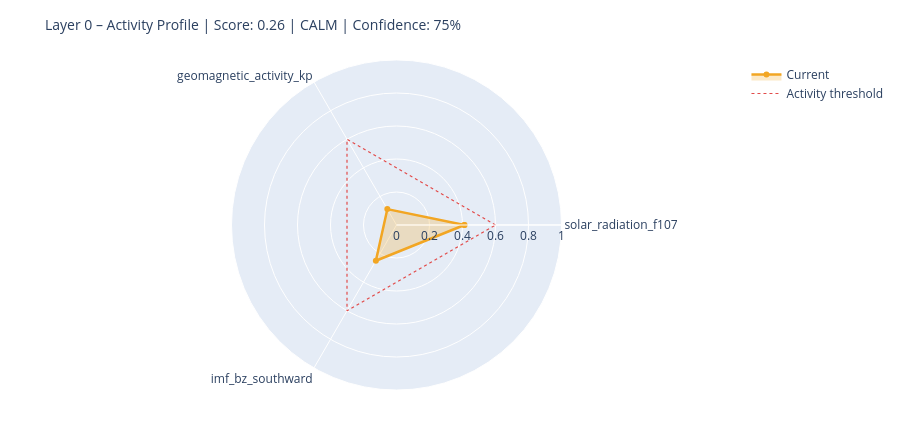

Notebook code for this chart:
### Markdown cell above
---
## 6. State Assessment & Handoff to Layer 1

### Code cell
# ============================================================
# STEP 1 – Collect raw values with source modes
# Mode: 'primary' | 'fallback_3h' | 'last_valid' | 'missing'
# ============================================================

def safe_last(df, col):
    if df is None or col not in df.columns: return None
    s = df[col].dropna()
    return float(s.iloc[-1]) if not s.empty else None

f107_now = safe_last(df_f107, 'f10.7')
bz_now   = safe_last(df_mag,  'bz_gsm')
kp_now   = safe_last(df_kp,   'kp')
sw_now   = safe_last(df_sw,   'speed')

source_modes = {
    'F10.7':    'primary'  if f107_now is not None else 'missing',
    'Kp':       'primary'  if kp_now   is not None else 'missing',
    'IMF_Bz':   'primary'  if bz_now   is not None else 'missing',
    'SW_speed': 'primary'  if sw_now   is not None else 'missing',
}

# Kp Fallback – 3h endpoint
if kp_now is None:
    try:
        r = requests.get(
            'https://services.swpc.noaa.gov/json/noaa-planetary-k-index.json',
            timeout=10)
        r.raise_for_status()
        fb = pd.DataFrame(r.json())
        tc = next((c for c in fb.columns if 'time' in c.lower()), fb.columns[0])
        kc = next((c for c in fb.columns if 'kp' in c.lower() and c != tc), None)
        if kc:
            fb[kc] = fb[kc].astype(str).str.extract(r'([0-9]+(?:\.[0-9]*)?)')[0]
            fb[kc] = pd.to_numeric(fb[kc], errors='coerce')
            fb = fb[fb[kc] >= 0].dropna(subset=[kc])
            if not fb.empty:
                kp_now = float(fb[kc].iloc[-1])
                source_modes['Kp'] = 'fallback_3h'
                print(f'  Kp fallback (3h): {kp_now:.1f}')
    except Exception as e:
        print(f'  Kp fallback failed: {e}')

# Solar Wind Fallback – last valid value
if sw_now is None and df_sw is not None and 'speed' in df_sw.columns:
    s = df_sw['speed'].dropna()
    if not s.empty:
        sw_now = float(s.iloc[-1])
        source_modes['SW_speed'] = 'last_valid'
        print(f'  SW fallback (last_valid): {sw_now:.0f} km/s')

print()
print('Source modes:', source_modes)

# ============================================================
# STEP 2 – Score from available components only
# ============================================================

def norm(v, lo, hi):
    if v is None: return None
    return max(0.0, min(1.0, (v - lo) / (hi - lo)))

COMPONENTS = {
    'solar_radiation_f107':    (f107_now, norm(f107_now, 60, 250)),
    'geomagnetic_activity_kp': (kp_now,   norm(kp_now,   0,   9)),
    'imf_bz_southward':        (bz_now,   norm(-(bz_now or 0) if bz_now else None, -5, 30)
                                           if bz_now is not None else None),
    'solar_wind_speed':        (sw_now,   norm(sw_now, 300, 800)),
}

available   = {k: v[1] for k, v in COMPONENTS.items() if v[1] is not None}
unavailable = [k for k, v in COMPONENTS.items() if v[1] is None]

layer0_score = round(sum(available.values()) / len(available), 4) if available else None
confidence   = round(len(available) / len(COMPONENTS), 2)

level = ('unknown'  if layer0_score is None
         else 'calm'     if layer0_score < 0.3
         else 'moderate' if layer0_score < 0.6
         else 'active')

# ============================================================
# STEP 3 – Dominant Driver
# ============================================================

def dominant_driver(kp, f107, bz, sw):
    candidates = []
    if kp   is not None and kp   >= 4:   candidates.append(('geomagnetic',    kp / 9))
    if sw   is not None and sw   >= 500:  candidates.append(('solar_wind',     sw / 800))
    if bz   is not None and bz   <= -5:   candidates.append(('imf_southward',  abs(bz) / 30))
    if f107 is not None and f107 >= 150:  candidates.append(('solar_radiation',f107 / 250))
    return max(candidates, key=lambda x: x[1])[0] if candidates else 'none'

driver = dominant_driver(kp_now, f107_now, bz_now, sw_now)

# ============================================================
# STEP 4 – Downstream expectations
# ============================================================

def downstream_expectation(driver, score, kp, bz, f107):
    exp = {
        'magnetosphere':        'calm',
        'ionosphere':           'calm',
        'schumann_resonance':   'unchanged',
        'lithosphere_currents': 'low',
    }
    if driver == 'geomagnetic' or (kp and kp >= 5):
        exp['magnetosphere']        = 'compressed / storm'
        exp['ionosphere']           = 'elevated disturbance (TEC variability)'
        exp['schumann_resonance']   = 'elevated amplitude possible'
        exp['lithosphere_currents'] = 'elevated induction currents'
    elif driver == 'imf_southward' or (bz and bz <= -5):
        exp['magnetosphere']        = 'energy coupling active'
        exp['ionosphere']           = 'elevated electron density possible'
        exp['schumann_resonance']   = 'slight modulation possible'
    elif driver == 'solar_radiation' or (f107 and f107 >= 150):
        exp['ionosphere']           = 'elevated ionization (F-layer)'
        exp['schumann_resonance']   = 'slightly elevated background activity'
    return exp

downstream = downstream_expectation(driver, layer0_score, kp_now, bz_now, f107_now)

# ============================================================
# CONSOLE OUTPUT
# ============================================================

W = 58
print('=' * W)
print('LAYER 0 – STATE ASSESSMENT')
print('=' * W)
for name, (raw_v, score_v) in COMPONENTS.items():
    if score_v is not None:
        bar = '█' * int(score_v * 20) + '░' * (20 - int(score_v * 20))
        print(f'  {name:<35}  {bar}  {score_v:.2f}')
    else:
        print(f'  {name:<35}  {"─" * 20}  n/a')
print('-' * W)
print(f'  Score ({len(available)}/{len(COMPONENTS)} components):  {layer0_score:.3f}')
print(f'  Confidence:         {confidence:.0%}')
print(f'  Level:              {level.upper()}')
print(f'  Dominant Driver:    {driver}')

# Radar chart
cats = list(available.keys())
vals = list(available.values())
if len(cats) >= 3:
    fig = go.Figure()
    fig.add_trace(go.Scatterpolar(
        r=vals + [vals[0]], theta=cats + [cats[0]],
        fill='toself', fillcolor='rgba(242,166,35,0.25)',
        line=dict(color='#F2A623', width=2.5), name='Current'
    ))
    fig.add_trace(go.Scatterpolar(
        r=[0.6] * (len(cats) + 1), theta=cats + [cats[0]],
        line=dict(color='#E24B4A', dash='dot', width=1.2),
        mode='lines', name='Activity threshold'
    ))
    fig.update_layout(
        title=dict(text=f'Layer 0 – Activity Profile | Score: {layer0_score:.2f} | {level.upper()} | Confidence: {confidence:.0%}',
                   font=dict(size=14)),
        polar=dict(radialaxis=dict(visible=True, range=[0, 1])),
        height=430, showlegend=True,
        margin=dict(l=60, r=60, t=60, b=40)
    )
    fig.show()

### Figure 1 — Plotly figure (JSON) as saved in the notebook; plotly's stock layout.template omitted (floating-point values rounded to 4 significant figures)
{"data": [{"fill": "toself", "fillcolor": "rgba(242,166,35,0.25)", "line": {"color": "#F2A623", "width": 2.5}, "name": "Current", "r": [0.4116, 0.1111, 0.25, 0.4116], "theta": ["solar_radiation_f107", "geomagnetic_activity_kp", "imf_bz_southward", "solar_radiation_f107"], "type": "scatterpolar"}, {"line": {"color": "#E24B4A", "dash": "dot", "width": 1.2}, "mode": "lines", "name": "Activity threshold", "r": [0.6, 0.6, 0.6, 0.6], "theta": ["solar_radiation_f107", "geomagnetic_activity_kp", "imf_bz_southward", "solar_radiation_f107"], "type": "scatterpolar"}], "layout": {"height": 430, "margin": {"b": 40, "l": 60, "r": 60, "t": 60}, "polar": {"radialaxis": {"range": [0, 1], "visible": true}}, "showlegend": true, "title": {"font": {"size": 14}, "text": "Layer 0 – Activity Profile | Score: 0.26 | CALM | Confidence: 75%"}}}
